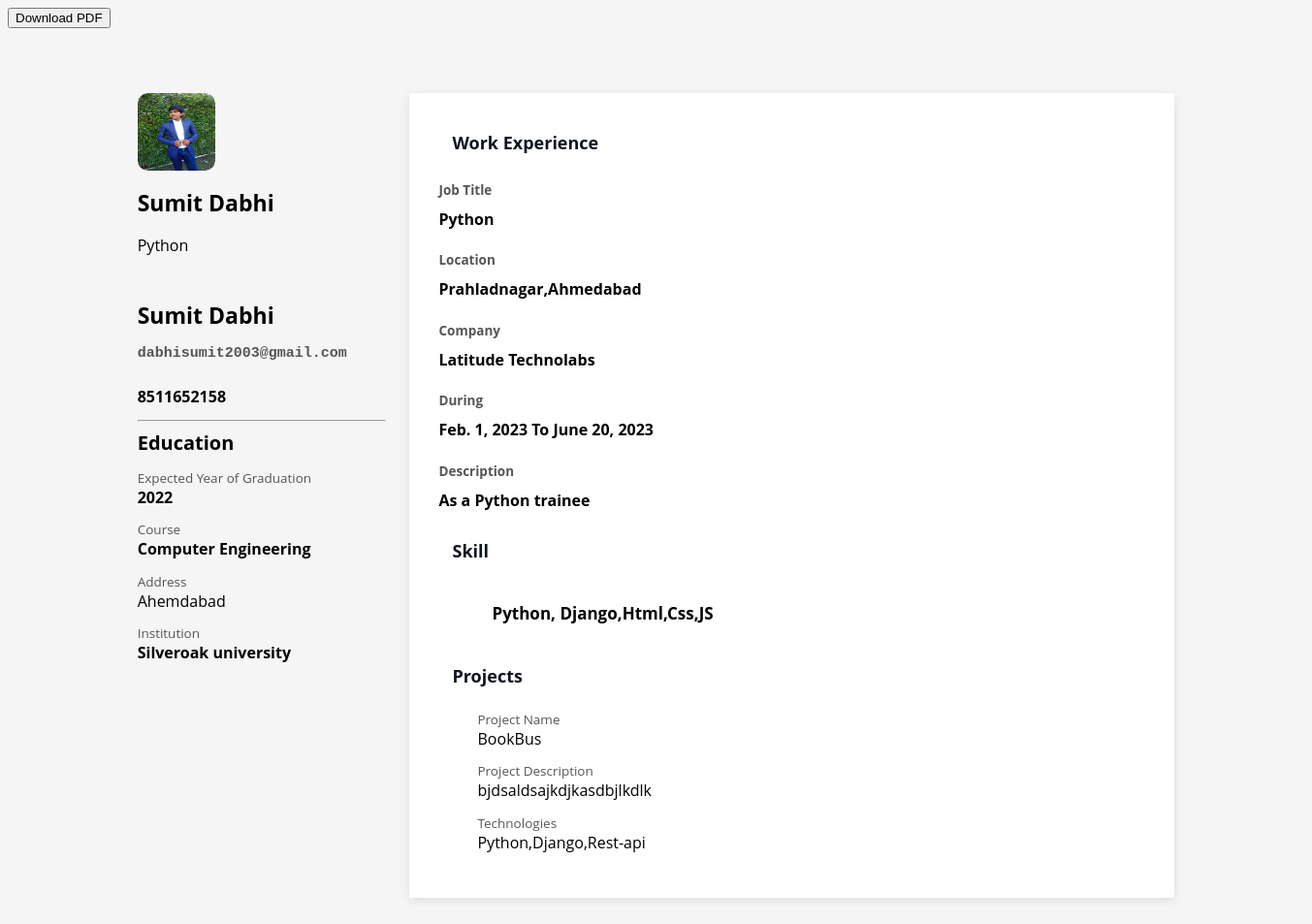
/core/template3/, run on an earlier commit of the app's database.
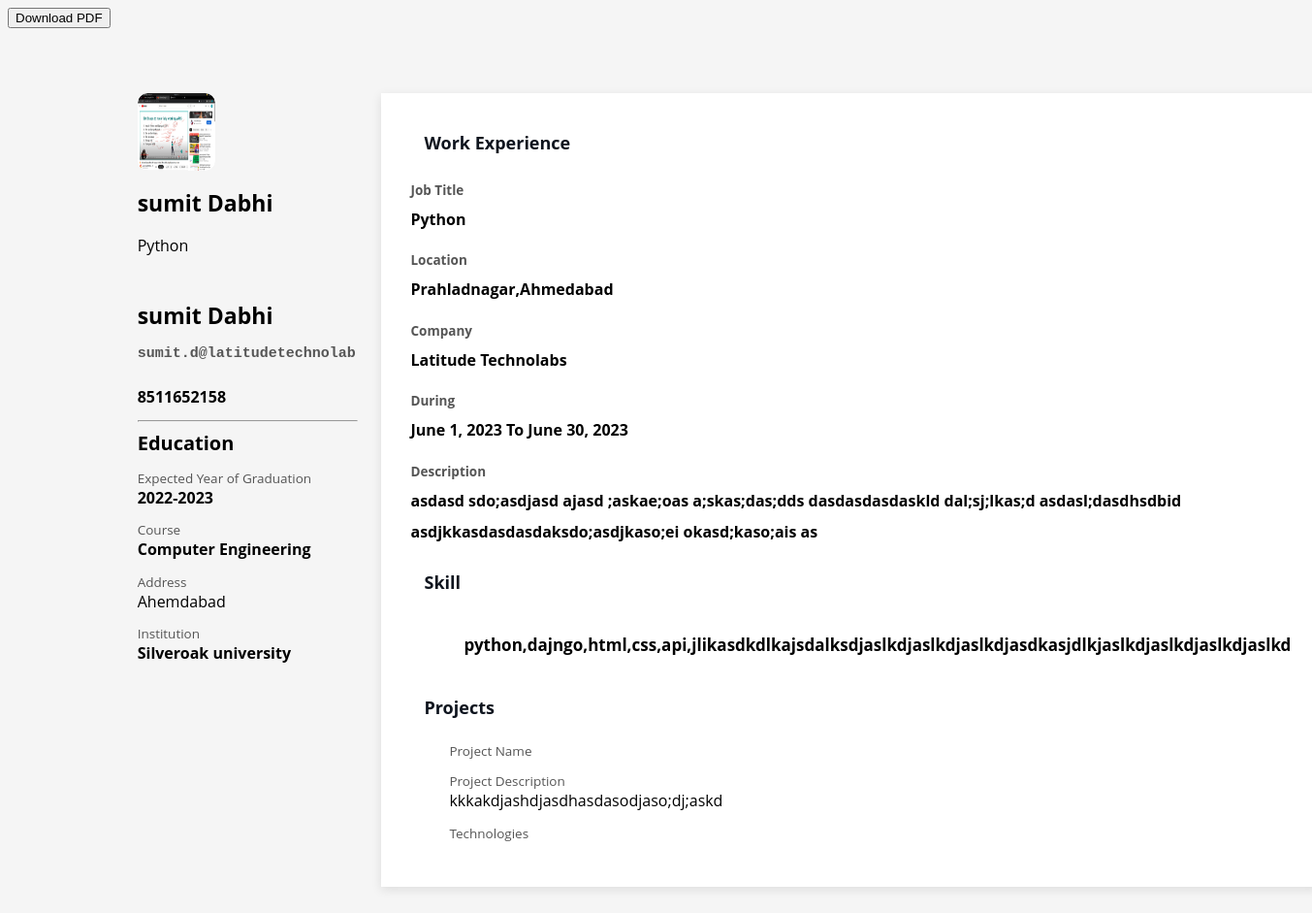
And on a later commit of the database.
### core/models.py (models this page shows, shortened)
class Resume(models.Model):
    user=models.ForeignKey(User, on_delete=models.CASCADE,null=True,blank=True)
    first_name = models.CharField(max_length=100)
    last_name = models.CharField(max_length=100)
    contact_number = models.CharField(max_length=20)
    email = models.EmailField()
    address = models.CharField(max_length=200)
    github_link = models.URLField(blank=True)
    linkedin_link = models.URLField(blank=True)
    professional_summary = models.CharField(max_length=350,blank=True,null=True)
    degree = models.CharField(max_length=100)
    institution = models.CharField(max_length=200)
    int_address = models.CharField(max_length=100,blank=True,null=True)
    year = models.CharField(max_length=10)
    courses = models.TextField()
    job_title = models.CharField(max_length=100,null=True,blank=True)
    company = models.CharField(max_length=200,null=True,blank=True)
    location = models.CharField(max_length=100,null=True,blank=True)
    start_date = models.DateField(null=True,blank=True)
    end_date = models.DateField(null=True,blank=True)
    description = models.CharField(max_length=150,null=True,blank=True)
    name = models.CharField(max_length=150,blank=True,null=True)
    title = models.CharField(max_length=100,blank=True)
    project_description = models.CharField(max_length=150,blank=True,null=True)
    technologies = models.CharField(max_length=200,blank=True,null=True)
    image=models.ImageField(upload_to='profile/',null=True,blank=True)

### core/views.py (the view)
# urls.py: path("template3/",TemplateView3.as_view(),name="template3"),
class TemplateView3(View):
    def get(self,request):
        details=Resume.objects.latest("id")
        return render(request,"template3.html",{"details":[details]})

### core/templates/template3.html (shortened to what this page needs)
<button id="download-btn" class="exclude-from-pdf">Download PDF</button>
{% for data in details  %}
<div id="container">
    <div id="profile">
        <div id="image">
            <img id="profile-photo" src="{{data.image.url}}" alt="Profile-Image">
        </div>
        <p id="name">{{data.first_name}} {{data.last_name}}<br></p>
        <p id="designation">{{data.job_title}}<br></p>
        <p id="name">{{data.first_name}} {{data.last_name}}<br><br><span id="email">{{data.email}}<br></span></p>
        <p id="education"><strong>{{data.contact_number}}</strong></p>
        <hr width="100%">
        <div id="about">
            <p style="display:inline;">Education</p>
        </div>
        <p id="year-graduation">Expected Year of Graduation<br><strong>{{data.year}}</strong></p>
        <p id="education">Course<br><strong>{{data.courses}}</strong></p>
        <p id="more-about">Address<br><span>{{data.int_address}}</span></p>
        <p id="telephone">Institution<br><strong>{{data.institution}}</strong></p>
    </div>
    <div id="info-cards">
        <div class="card">
            <p>&nbsp;&nbsp;&nbsp;Work Experience</p>
            <p id="year-graduation">Job Title<br><strong>{{data.job_title}}</strong></p>
            <p id="education">Location<br><strong>{{data.location}}</strong></p>
            <p id="more-about">Company<br><span>{{data.company}}</span></p>
            <p id="telephone">During<br><strong>{{data.start_date}} To {{data.end_date}}</strong></p>
            <p id="telephone">Description<br><strong>{{data.description}}</strong></p>
            <p>&nbsp;&nbsp;&nbsp;Skill</p>
            <ul>
                <li><p class="tags">{{data.name}}<br>
            </ul>
            <p>&nbsp;&nbsp;&nbsp;Projects</p>
            <ul>
                <p id="more-about">Project Name<br><span>{{data.title}}</span></p>
                <p id="more-about">Project Description<br><span>{{data.project_description}}</span></p>
                <p id="more-about">Technologies <br><span>{{data.technologies }}</span></p>
            </ul>
    </div>
</div>
{% endfor %}

What changed in the data, as far as the page shows it:
no longer on this page (row unchanged): Resume: image (picture), first_name "Sumit", last_name "Dabhi", job_title "Python", email "dabhisumit2003@gmail.com", contact_number "8511652158", year "2022", courses "Computer Engineering", int_address "Ahemdabad", institution "Silveroak university", location "Prahladnagar,Ahmedabad", company "Latitude Technolabs", start_date "Feb. 1, 2023", end_date "June 20, 2023", description "As a Python trainee", name "Python, Django,Html,Css,JS", title "BookBus", project_description "bjdsaldsajkdjkasdbjlkdlk", technologies "Python,Django,Rest-api"
added Resume: image (picture), first_name "sumit", last_name "Dabhi", job_title "Python", email "sumit.d@latitudetechnolab", contact_number "8511652158", year "2022-2023", courses "Computer Engineering", int_address "Ahemdabad", institution "Silveroak university", location "Prahladnagar,Ahmedabad", company "Latitude Technolabs", start_date "June 1, 2023", end_date "June 30, 2023", description "asdasd sdo;asdjasd ajasd ;askae;oas a;skas;das;dds dasdasdasdaskld dal;sj;lkas;d asdasl;dasdhsdbid asdjkkasdasdasdaksdo;asdjkaso;ei okasd;kaso;ais as", name "python,dajngo,html,css,api,jlikasdkdlkajsdalksdjaslkdjaslkdjaslkdjasdkasjdlkjaslkdjaslkdjaslkdjaslkd", project_description "kkkakdjashdjasdhasdasodjaso;dj;askd"
